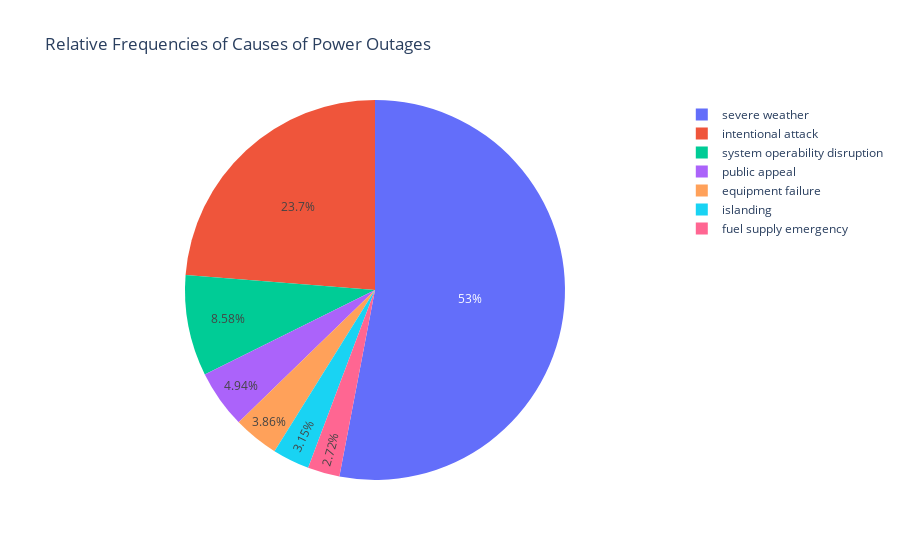

Source (notebook cell):
### Markdown cell above
### Univariate Analysis

### Code cell
cause_counts = pd.DataFrame(df['CAUSE.CATEGORY'].value_counts().reset_index())
pie_fig = px.pie(cause_counts, values='count', names='CAUSE.CATEGORY', title='Relative Frequencies of Causes of Power Outages')
pie_fig.show()
# This plot shows that the most common cause of power outages is severe weather, and the least common is fuel supply emergency

# -- Exporting plotly figure as HTML --
pie_fig.write_html('assets/pie-chart.html', include_plotlyjs='cdn')

### Figure 1 — Plotly figure (JSON) as saved in the notebook; plotly's stock layout.template omitted (floating-point values rounded to 4 significant figures)
{"data": [{"domain": {"x": [0, 1], "y": [0, 1]}, "hovertemplate": "CAUSE.CATEGORY=%{label}<br>count=%{value}<extra></extra>", "labels": ["severe weather", "intentional attack", "system operability disruption", "public appeal", "equipment failure", "islanding", "fuel supply emergency"], "legendgroup": "", "name": "", "showlegend": true, "type": "pie", "values": [741, 332, 120, 69, 54, 44, 38]}], "layout": {"legend": {"tracegroupgap": 0}, "title": {"text": "Relative Frequencies of Causes of Power Outages"}}}
